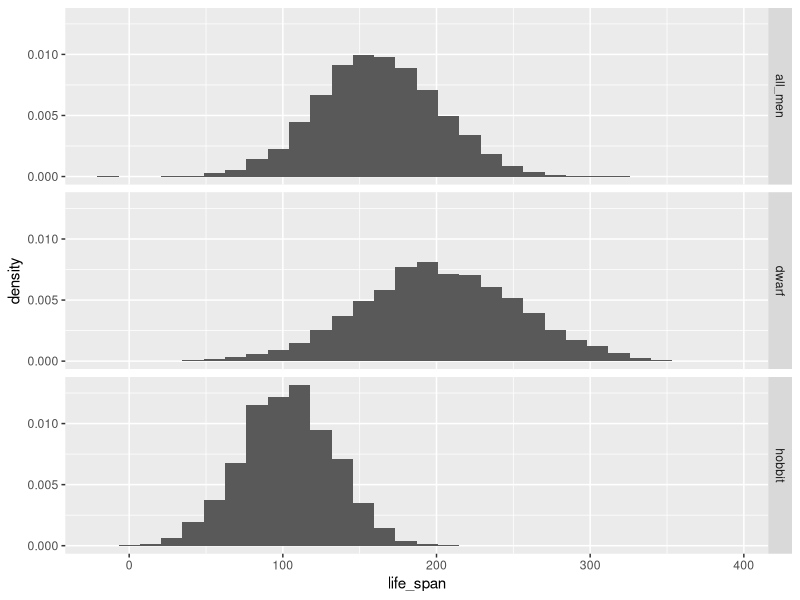

Source code (R):
library(ggplot2)

set.seed(1)

# d - dwarves
# h - hobbits
# m - all men

m_d <- 202
m_h <- 103
m_m <- 163

sd_d <- 50
sd_h <- 30
sd_m <- 40

# ls - life span

sample_size = 5000

ls_d <- round(rnorm(n = sample_size, mean = m_d, sd = sd_d), 0)
ls_h <- round(rnorm(n = sample_size, mean = m_h, sd = sd_h), 0)
ls_m <- round(rnorm(n = sample_size, mean = m_m, sd = sd_m), 0)

# combine data

life_span <- c(ls_d, ls_h, ls_m)
race <- c(rep("dwarf", sample_size), rep("hobbit", sample_size), rep("all_men", sample_size))

creatures <- data.frame(life_span, race)

head(creatures)
summary(creatures)

ggplot(creatures, aes(x = life_span, y = ..density..)) +
    geom_histogram() +
    facet_grid(race ~ .)

# check normality

shapiro.test(as.matrix(subset(creatures, race == "all_men", select = "life_span")))
shapiro.test(as.matrix(subset(creatures, race == "dwarf", select = "life_span")))
shapiro.test(as.matrix(subset(creatures, race == "hobbit", select = "life_span")))

# one